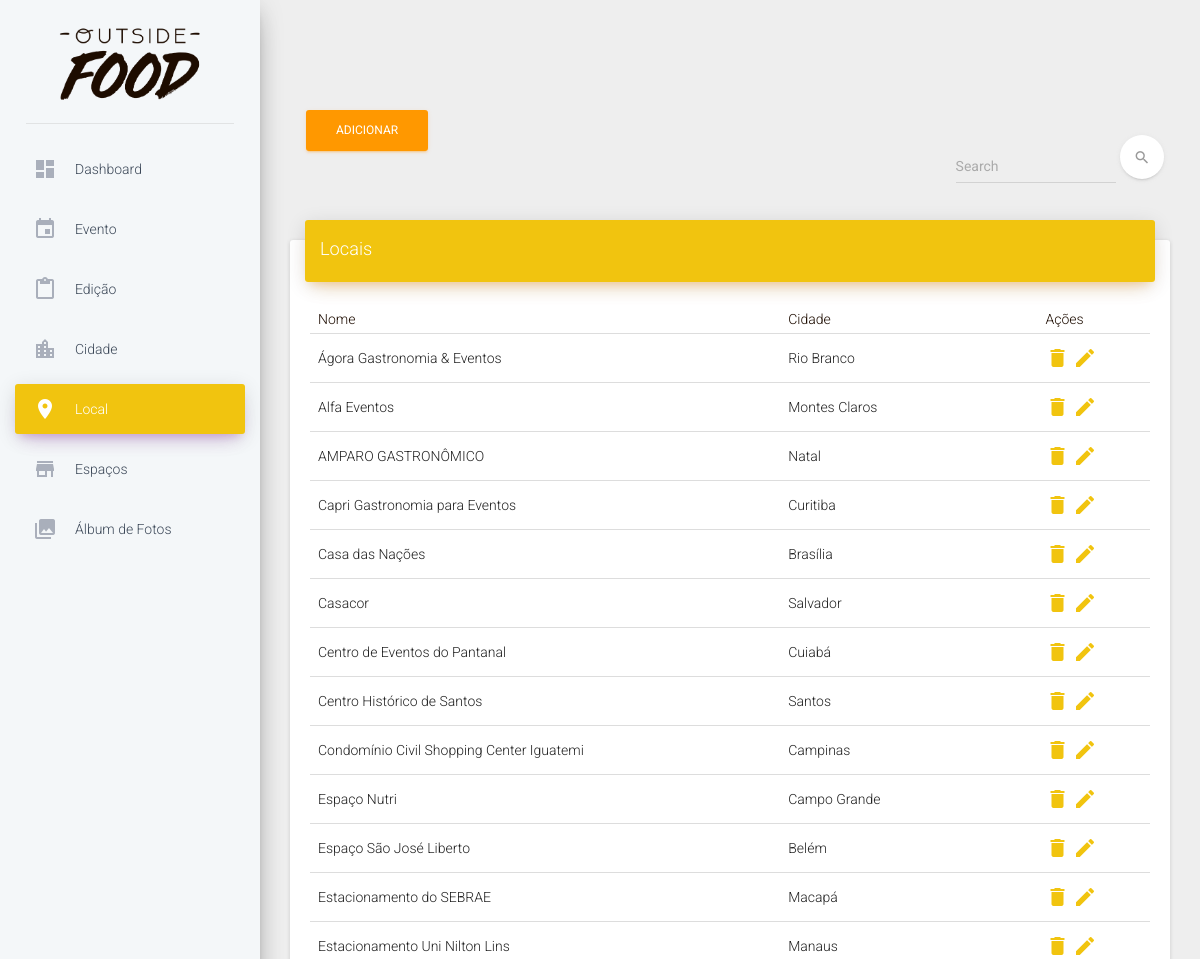
The app's page /SistemaOutsideFood/local.php (upper part), older data.
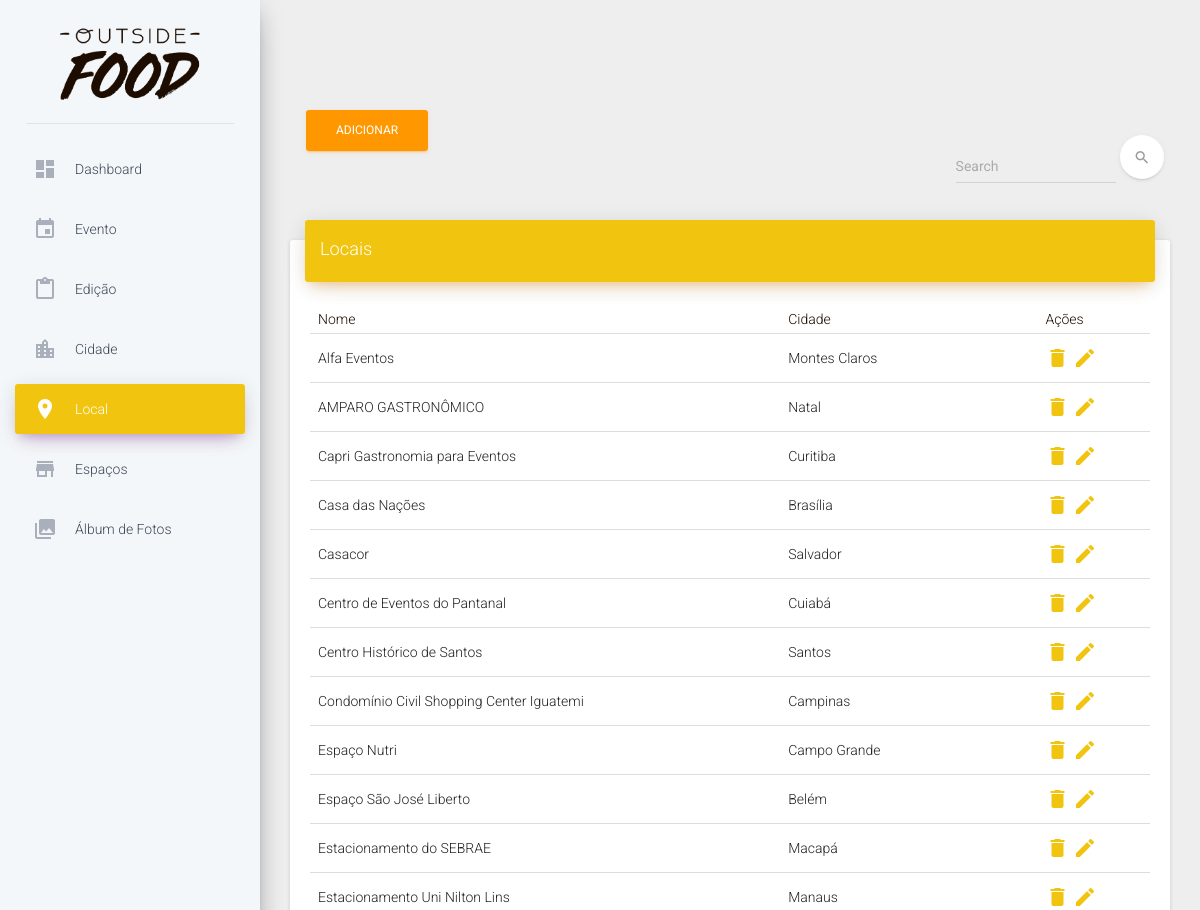
The same page, newer data.
### tables this page shows
CREATE TABLE `locais` (
  `id` int(10) UNSIGNED NOT NULL,
  `nome` varchar(45) NOT NULL,
  `cidades_id` int(10) UNSIGNED NOT NULL
);

CREATE TABLE `cidades` (
  `id` int(10) UNSIGNED NOT NULL,
  `nome` varchar(45) NOT NULL
);

### SistemaOutsideFood/assets/php/classes/classLocais.php (called while the page is built, shortened)
<?php
class Locais{
	public function __construct() {
		$database = new Database();
		$dbSet = $database->dbSet();
		$this->conn = $dbSet;
	}
	public function index(){
		$stmt = $this->conn->prepare("SELECT * FROM `locais` WHERE 1 ORDER BY `nome`");
		$stmt->execute();
		return $stmt;
	}
}
?>

### SistemaOutsideFood/assets/php/classes/classCidades.php (called while the page is built, shortened)
<?php
class Cidades{
	public function __construct() {
		$database = new Database();
		$dbSet = $database->dbSet();
		$this->conn = $dbSet;
	}
	public function index(){
		$stmt = $this->conn->prepare("SELECT * FROM `cidades` WHERE 1 ORDER BY `nome`");
		$stmt->execute();
		return $stmt;
	}
}
?>

### SistemaOutsideFood/local.php (the view, shortened to what this page needs)
<?php
require_once 'headeradmin.php';
require_once 'assets/php/classes/classLocais.php';
require_once 'assets/php/classes/classCidades.php';
$locais = New Locais();
$cidades = New Cidades();
?>
<div class="content">
   <div class="container-fluid">
    <div class="collapse navbar-collapse">
        <a href="./adicionarlocal.php">
          <button type="button" class="btn btn-warning">Adicionar</button>
      </a>
      <form class="navbar-form navbar-right" role="search">
        <div class="form-group  is-empty">
            <input type="text" class="form-control" placeholder="Search">
        </div>
        <button type="submit" class="btn btn-white btn-round btn-just-icon">
            <i class="material-icons">search</i>
            <div class="ripple-container"></div>
        </button>
    </form>
</div>
</div>
<div class="container-fluid">
    <div class="row">
        <div class="col-md-12">
            <div class="card">
                <div class="card-header" data-background-color="orange">
                    <h4 class="title">Locais</h4>
                </div>
                <div class="card-content table-responsive">
                    <table class="table">
                        <thead class="text-primary">
                            <th>Nome</th>
                            <th>Cidade</th>
                            <th class="actions">Ações</th>
                        </thead>
                        <tbody>
                            <?php
                            $todosLocais = $locais->index();
                            while($row = $todosLocais->fetch(PDO::FETCH_OBJ)){
                                ?>
                                <tr>
                                    <td class="nome"><?php echo $row->nome; ?></td>
                                    <?php
                                    $todasCidades = $cidades->index();
                                    while($rowCidade = $todasCidades->fetch(PDO::FETCH_OBJ)){
                                     if($rowCidade->id == $row->cidades_id){ ?>
                                     <td class="cidade"><?php echo $rowCidade->nome; ?></td>
                                     <?php } } ?>
                                     <td class="actions">
                                      <a href="" data-toggle="modal" data-target="#exampleModal<?php echo $row->id ?>" ><i class="material-icons">delete</i></a>
                                      <a href="./editarlocal.php"><i class="material-icons">mode_edit</i></a>
                                  </td>
                              </tr>
                              <?php
                          }
                          ?>
                      </tbody>
                  </table>
              </div>
          </div>
      </div>
  </div>
</div>
</div>
<?php
require_once 'footer.php';
?>

Row changes from the older to the newer data that the page shows:
removed locais: nome "Ágora Gastronomia & Eventos"
no longer on this page (row unchanged): cidades: nome "Rio Branco", shown under "Ágora Gastronomia & Eventos"
